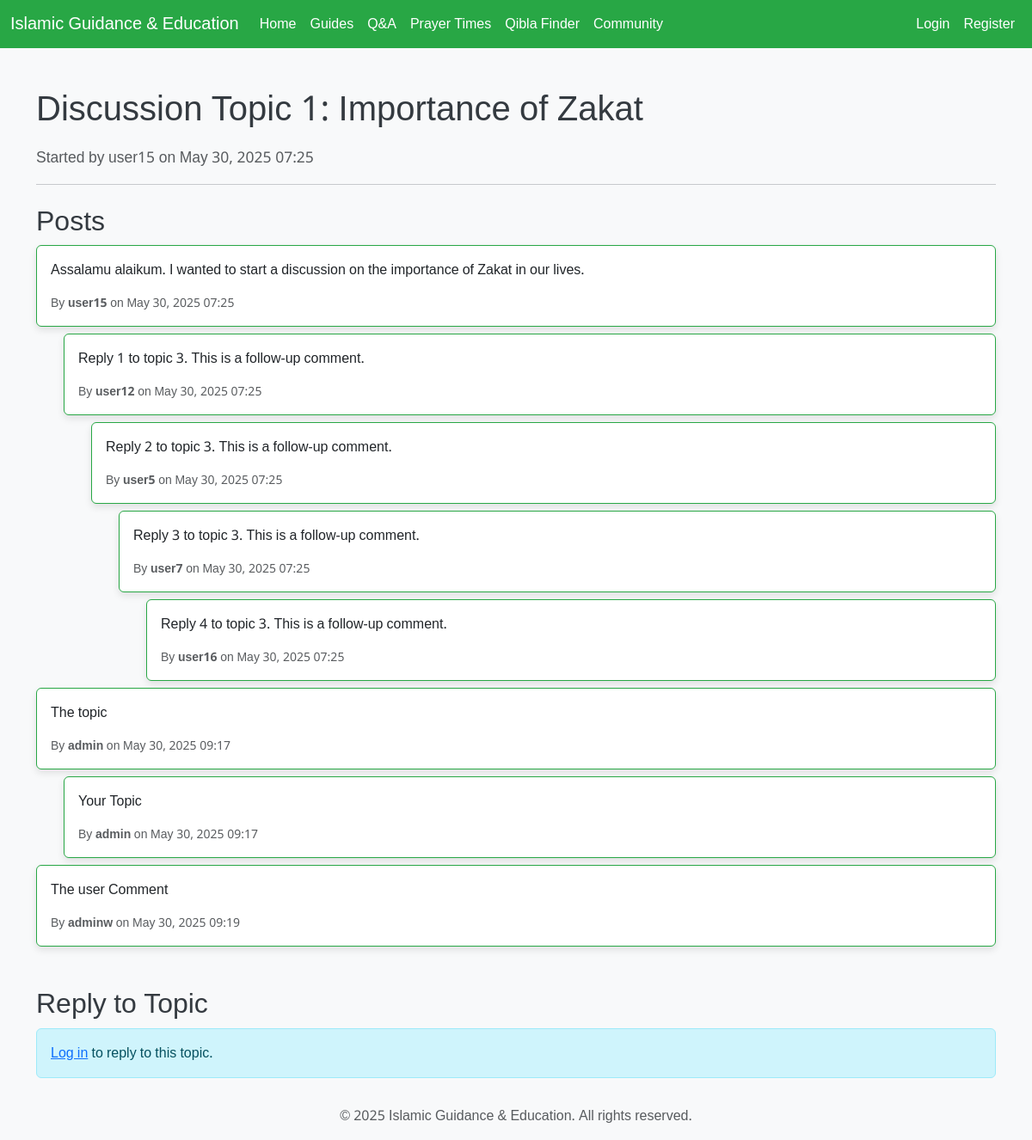
/index.php?route=forum_topic&id=3, run on an earlier commit of the app's database.
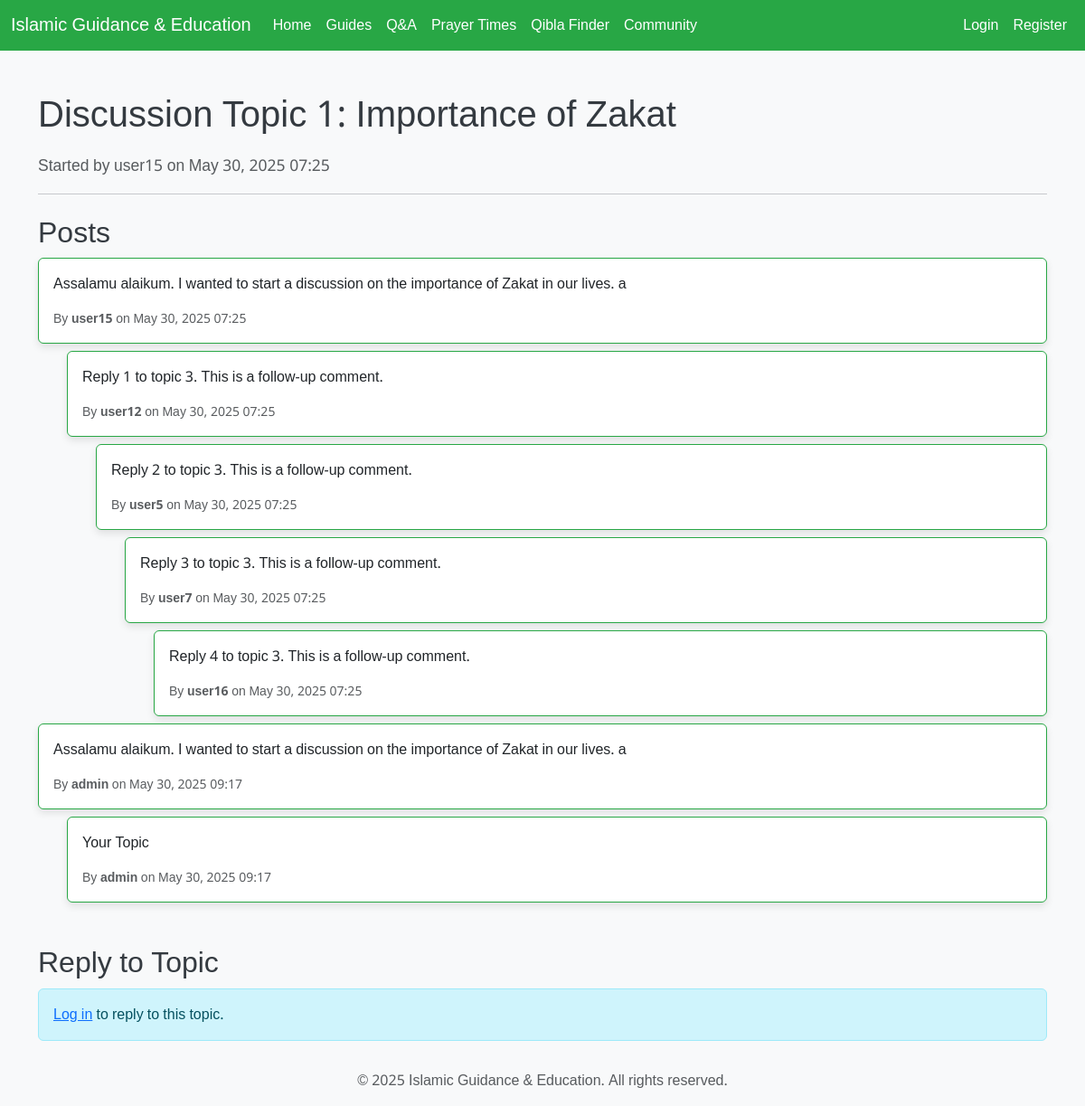
And on a later commit of the database.
### tables this page shows
CREATE TABLE forum_posts (
    post_id INTEGER PRIMARY KEY AUTOINCREMENT,
    topic_id INTEGER NOT NULL,
    user_id INTEGER NOT NULL,
    content TEXT NOT NULL,
    created_at DATETIME DEFAULT CURRENT_TIMESTAMP,
    parent_post_id INTEGER, -- For threaded replies
    FOREIGN KEY (topic_id) REFERENCES forum_topics(topic_id),
    FOREIGN KEY (user_id) REFERENCES users(user_id),
    FOREIGN KEY (parent_post_id) REFERENCES forum_posts(post_id)
);

CREATE TABLE users (
    user_id INTEGER PRIMARY KEY AUTOINCREMENT,
    username TEXT NOT NULL UNIQUE,
    email TEXT NOT NULL UNIQUE,
    password_hash TEXT NOT NULL,
    role_id INTEGER NOT NULL,
    created_at DATETIME DEFAULT CURRENT_TIMESTAMP,
    FOREIGN KEY (role_id) REFERENCES roles(role_id)
);

### views/forum_topic.php (the view, shortened to what this page needs)
<div class="container mt-5">
    <?php
    $topic_id = (int)($_GET['id'] ?? 0);
    $pdo = get_db_connection();
    if ($topic_id > 0) {
        $stmt_topic = $pdo->prepare("
            SELECT
                ft.topic_id,
                ft.title,
                ft.created_at,
                ft.user_id AS author_user_id,
                u.username AS author_username
            FROM
                forum_topics ft
            JOIN
                users u ON ft.user_id = u.user_id
            WHERE
                ft.topic_id = :topic_id
        ");
        $stmt_topic->execute([':topic_id' => $topic_id]);
        $topic = $stmt_topic->fetch();
        if ($topic) {
            $stmt_posts = $pdo->prepare("
                SELECT
                    fp.post_id,
                    fp.content,
                    fp.created_at,
                    fp.parent_post_id,
                    fp.user_id AS author_user_id,
                    u.username AS author_username
                FROM
                    forum_posts fp
                JOIN
                    users u ON fp.user_id = u.user_id
                WHERE
                    fp.topic_id = :topic_id
                ORDER BY
                    fp.created_at ASC
            ");
            $stmt_posts->execute([':topic_id' => $topic_id]);
            $all_posts = $stmt_posts->fetchAll();
            ?>
            <h1 class="mb-3"><?php echo htmlspecialchars($topic['title']); ?></h1>
            <p class="lead"><small class="text-muted">Started by <strong><?php echo htmlspecialchars($topic['author_username']); ?></strong> on <?php echo date('M d, Y H:i', strtotime($topic['created_at'])); ?></small></p>
            <hr>
            <h2 class="mt-4">Posts</h2>
            <div id="forum-posts-list">
                <?php
                function display_forum_posts($posts, $topic_data, $current_user_id, $current_user_role_id, $parent_id = null, $level = 0) {
                    foreach ($posts as $post) {
                        if ($post['parent_post_id'] == $parent_id) {
                            $margin_left = $level * 2;
                            ?>
                            <div class="card mb-2" style="margin-left: <?php echo $margin_left; ?>rem;">
                                <div class="card-body">
                                    <p class="card-text" id="post-content-<?php echo $post['post_id']; ?>"><?php echo nl2br(htmlspecialchars($post['content'])); ?></p>
                                    <div class="d-flex justify-content-between align-items-center">
                                        <small class="text-muted">By <strong><?php echo htmlspecialchars($post['author_username']); ?></strong> on <?php echo date('M d, Y H:i', strtotime($post['created_at'])); ?></small>
                                    </div>
                                </div>
                            </div>
                            <?php
                        }
                    }
                }
                $current_user_id = is_logged_in() ? $_SESSION['user_id'] : null;
                $current_user_role_id = is_logged_in() ? get_user_role_id() : null;
                if ($all_posts) {
                    display_forum_posts($all_posts, $topic, $current_user_id, $current_user_role_id);
                } else {
                    echo '<p>No posts in this topic yet. Be the first to reply!</p>';
                }
                ?>
            </div>
            <h2 class="mt-5">Reply to Topic</h2>
            <?php if (is_logged_in()): ?>
                <div class="card mb-4">
                    <div class="card-body">
                        <form action="api.php?action=post_reply" method="POST">
                            <input type="hidden" name="csrf_token" value="<?php echo generate_csrf_token(); ?>">
                            <input type="hidden" name="topic_id" value="<?php echo htmlspecialchars($topic['topic_id']); ?>">
                            <div class="mb-3">
                                <label for="content" class="form-label">Your Reply</label>
                                <textarea class="form-control" id="content" name="content" rows="4" required></textarea>
                            </div>
                            <button type="submit" class="btn btn-primary">Submit Reply</button>
                        </form>
                    </div>
                </div>
            <?php else: ?>
                <div class="alert alert-info" role="alert">
                    <a href="index.php?route=login">Log in</a> to reply to this topic.
                </div>
            <?php endif; ?>
            <?php
        } else {
            set_flash_message('forum_status', 'The requested forum topic was not found.', 'danger');
            redirect(BASE_URL . '/?route=community');
        }
    } else {
        set_flash_message('forum_status', 'Invalid forum topic ID provided.', 'danger');
        redirect(BASE_URL . '/?route=community');
    }
    ?>
</div>

What changed in the data, as far as the page shows it:
removed forum_posts: content "The user Comment", user.username "adminw", created_at "May 30, 2025 09:19", shown under "Posts"
changed forum_posts "user15": content "Assalamu alaikum. I wanted to start a discussion on the importance of Zakat in our lives." → "Assalamu alaikum. I wanted to start a discussion on the importance of Zakat in our lives. a"
changed forum_posts (number 6 of 7 on the later page): content "The topic" → "Assalamu alaikum. I wanted to start a discussion on the importance of Zakat in our lives. a"
